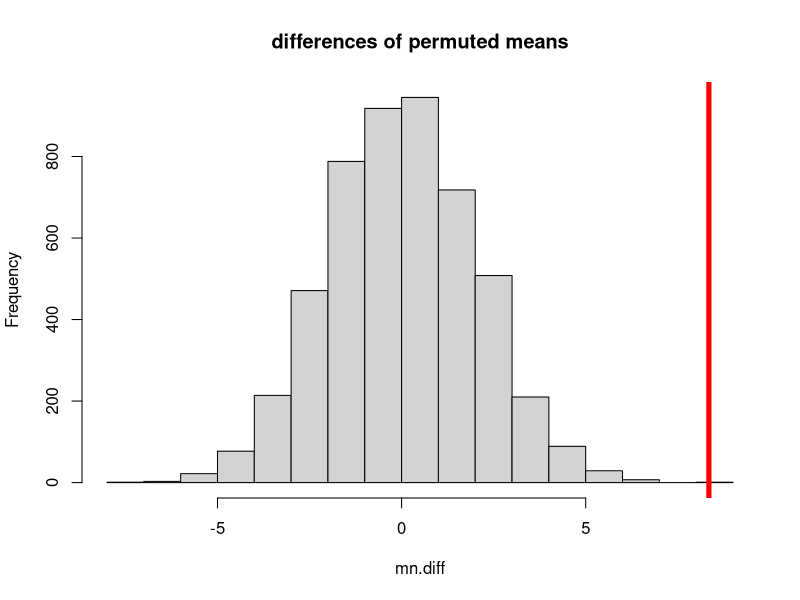

Write R code to recreate this figure. (Note: this script raises an error after producing the figure.)
### Lab 3: Resampling ###

# Permutation tests
# Bootstrapped quantities

library(here)
library(tidyverse)
library(boot)
library(coin)

## Bootstrapped 95% confidence interval using the boot package ##
# Use to bootstrap a confidence interval about any statistic (even those lacking a theoretical distribution)
# Cook some data
rdat <- rpois(100, 8)

# Define a function to calculate the statistic of interest (example: median)
med = function(rdat, i){median(rdat[i])}

# Apply the boot.ci function to resample the data 1000 times, and produce estimates of 95% CI from the resampled distribution
rdat.CI <- boot.ci(boot(rdat, med, R = 1000))

# An approach for plotting your bootstrapped confidence intervals using ggplot2 #
# Extract normal CI from boot.ci object
lower.CI <- rdat.CI$normal[,2]
upper.CI <- rdat.CI$normal[,3]
mdn <- median(rdat)

# Convert random vector to dataframe for plotting
rdat.df <- data.frame(var = rdat)

CI.pl <- rdat.df %>% ggplot(aes(y = mdn, x = 1)) +
geom_point(size = 10) +
geom_errorbar(aes(ymin = lower.CI, ymax = upper.CI), width = 0.1, size = 0.5)

##############################################
## Permutation t-test (2 sample), "by hand" ##
# Import data
foxdata <- read.csv(here("data", "Lect4_foxdata.csv"))

# Set number of (re)samples
R <- 5000

# Make a container to hold permuted differences between means and include a place for the observed difference
mn.diff <- numeric(R + 1)

# Observed difference between means
mn.diff[1] <- mean(foxdata$no.fox) - mean(foxdata$fox)

# Restructure the data so that both groups are in a single vector
# Using a bit of tidyverse here
poolfox <- foxdata %>% pivot_longer(c(fox, no.fox), values_to = "NPP") %>%
                       select(NPP) %>%
                       data.frame()

# Permute mean differences
for(i in 2:length(mn.diff)){
  index <- sample(1:50, size = 25, replace = TRUE) #sample function performs the resampling
  foxperm <- poolfox$NPP[index]
  nofoxperm <- poolfox$NPP[-index]
  mn.diff[i] <- mean(foxperm) - mean(nofoxperm)
}

# Histogram of permuted differences
hist(mn.diff, main ="differences of permuted means")

# Show the observed difference
abline(v = mn.diff[1], col="red", lwd=5)

# Calculate P-value (two-tailed) as the proportion of permutations with a mean difference greater/less than observed
# Note use of absolute values here. This yields the probability for a 2-tailed test (i.e., probability of observing a mean differences greater than or less than the observed).
mean(abs(mn.diff) >= abs(mn.diff[1]))

## A different approach to the "by-hand" calculation of a 2-sample permutation test for Kristen (no for loop!) ##
# Restructure the data into two columns: one for categories and one for NPP (response variable)
fox.long <- foxdata %>% pivot_longer(c(fox, no.fox), values_to = "NPP", names_to = "cat")

#"by-hand" method of calculating resampled t-test
#calculate difference between observed means

diff.fox <- mean(foxdata$no.fox) - mean(foxdata$fox)

#function to carry out single permutation
perms <- function(){
  permsamps <- sample(fox.long$NPP, replace=TRUE) # random sample of the data
  tapply(permsamps, fox.long$cat, mean) -> grps # assign the random samples to one of two categories and take the mean of each
  grps[1] - grps[2] # difference in means between the two groups
}

#iterate the permutation
diffs <- replicate(5000, perms()) # Carry out the perms function 5000 and save the result of each iteration

#combine true diff with permuted diffs
alldiffs <- c(diffs, diff.fox)

#two-tailed test
2*sum(alldiffs >= diff.fox)/length(diffs) # Proportion of permutations with a difference in means greater than observed

######################################################################
## Use functions in the coin package to carry out permutation tests ##
oneway_test(fox.long$NPP ~ as.factor(fox.long$cat), alternative="two.sided", distribution = approximate(nresample = 5000))

# Option for exact P-value. This will take awhile...
oneway_test(fox.long$NPP ~ as.factor(fox.long$cat), alternative="two.sided", distribution = "exact")
######################################################################

## F test of equal variance between two groups ##
# Note that this test assumes that observations are normally distributed.
# Calculate ratio of variances of the two groups
Fvar <- var(foxdata$no.fox)/var(foxdata$fox)

# Compare ratio to the F-distribution. 
# Null hypothesis: ratio is equal to 1
2*pf(Fvar, length(foxdata$no.fox)-1, length(foxdata$fox)-1)
# P-value is >> 0.05. Fail to reject the null. Variances are equal.

# Same test, using var.test function
var.test(NPP ~ cat, fox.long, 
         alternative = "two.sided")

####################################################################
### For paired (or randomized block) designs, specify a variable that describes the pairing or blocks
# oneway_test(resp ~ pred|ID, data = dat)


####################################################################
## Tidyverse approach to summarizing data
# Example: medians by group
# group_by allows all subsequent operations to be performed within the groups specified in the call to group_by
# Here we group by the treatment categories
# Next we use the summarize function to calculate median NPP within each of the two groups
NPP.md <- fox.long %>% group_by(cat) %>%
  summarize(across(.cols = NPP, ~median(.x)))
